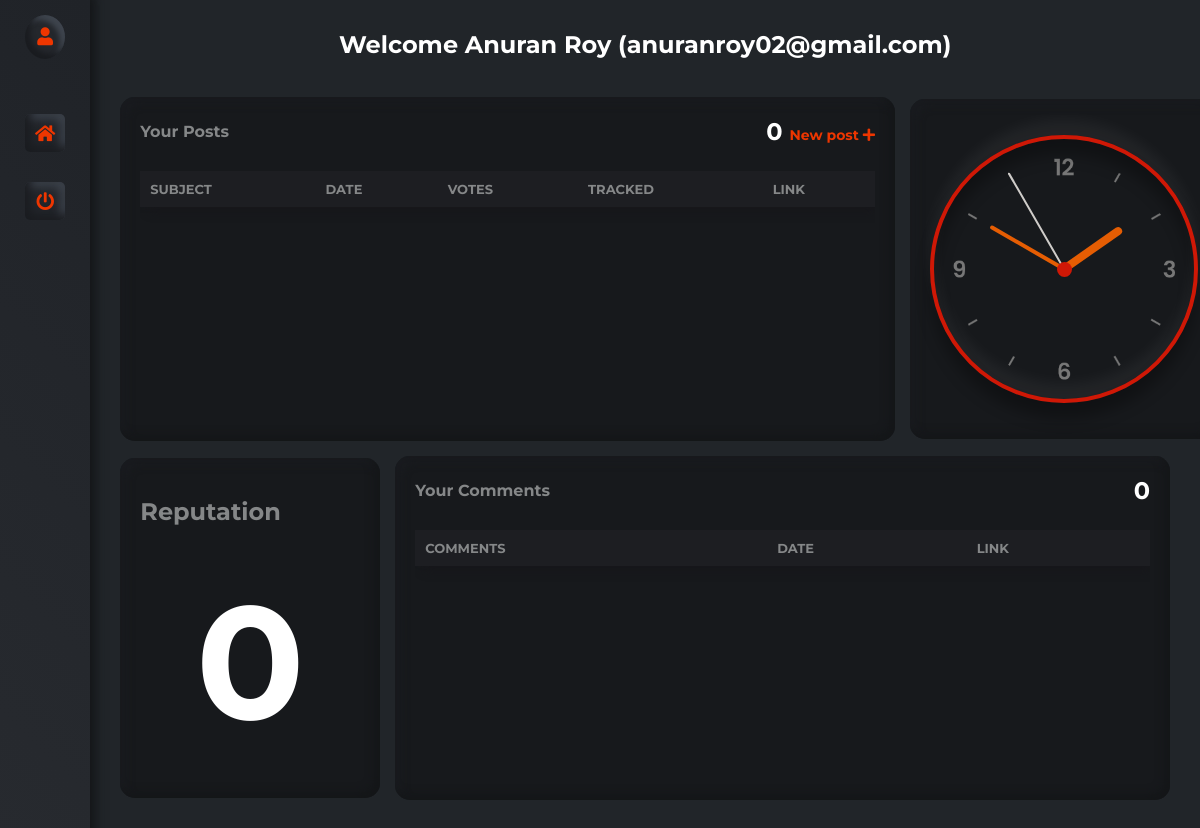
Page /forum/dashboard/ (signed in) on the earlier database version.
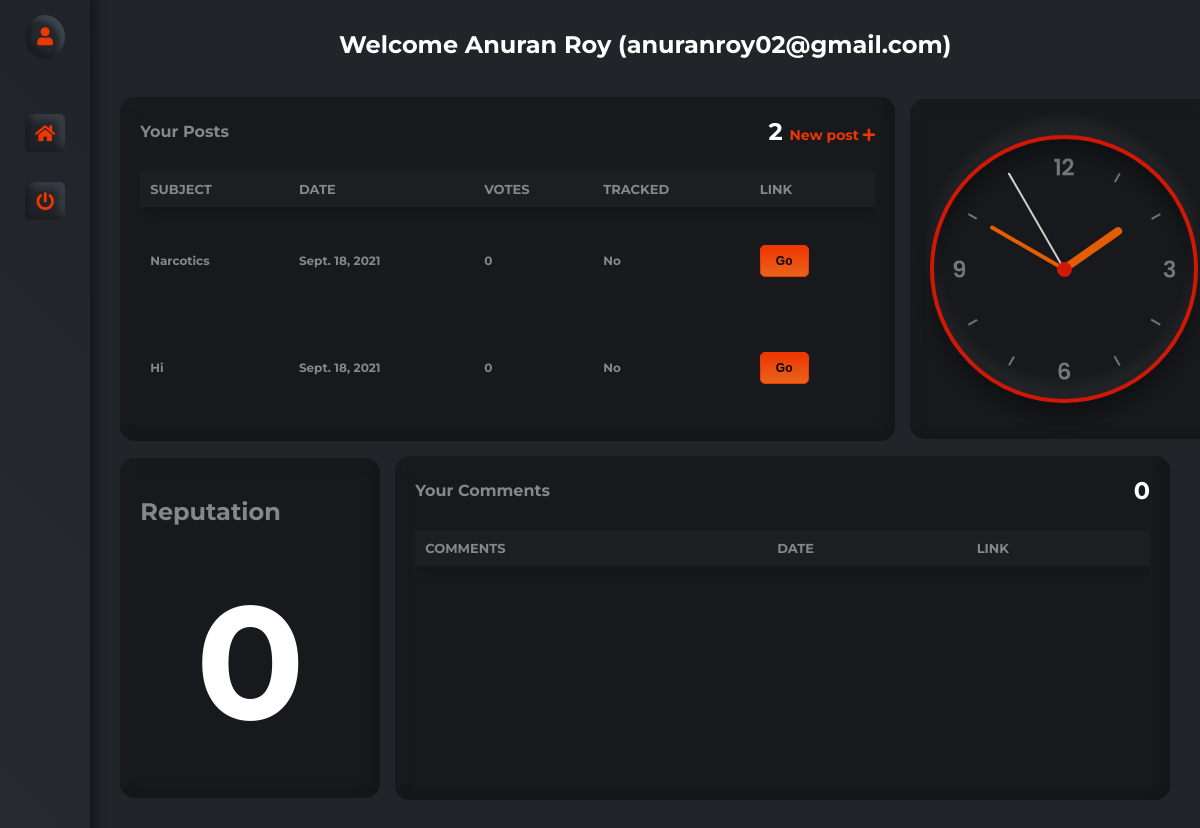
Same page on the later database version.
### forum/models.py (models this page shows, shortened)
class Issue(models.Model):
    sno = models.AutoField(primary_key=True)
    user = models.ForeignKey(User, on_delete=models.CASCADE)
    subject = models.CharField(max_length=100, default="(Not available)")
    summary = models.TextField(max_length=200, default="(Not available)")
    description = models.TextField(max_length=750, default="(Not available)")
    image = models.ImageField(upload_to='forum/images/', blank=True)
    tracked = models.BooleanField(choices=((True, 'Yes'), (False, 'No')), default=False)
    status = models.TextField(max_length=300, default="")
    date = models.DateField(auto_now_add=True)
    author = models.CharField(max_length=50, default="Anonymous")
    slug = models.SlugField(unique=True, max_length=100)
    votes = models.IntegerField(default=0)
    tvotes = models.IntegerField(default=0)
    tags = models.JSONField(default=dict)
    class Meta:
        ordering = ['tvotes', '-votes', '-date']

### forum/views.py (the view, shortened to what this page needs)
# urls.py: path('dashboard/', views.dashboard, name="Dashboard"),
def dashboard(request):
    if request.user.is_authenticated:
        activity = list(Issue.objects.filter(user=request.user))
        data = User.objects.filter(username = request.user.username)
        profile = UserProfile.objects.filter(username = request.user.username).first()
        if request.user.is_superuser:
            return redirect("/admin/")
        isTeacher = False
        if(profile == None):
            profile = TeacherProfile.objects.filter(username = request.user.username).first()
            isTeacher = True
        params = dict(data.values()[0])
        params["activity"] = activity
        params["rollno"] = profile.__dict__["rollno"] if not request.user.is_superuser else "NA"
        params["reputation"] = profile.__dict__["reputation"] if not request.user.is_superuser else "Inf"
        if isTeacher:
            params["tags"] = profile.__dict__["tags"]
        comments_activity = list(Comment.objects.filter(username=request.user.username))
        params["comments"] = comments_activity
        if isTeacher:
            return render(request, 'forum/staff/dashboard.html', params)
        else:
            return render(request, 'forum/student/dashboard.html', params)
    else:
        return redirect('/forum/login')

### forum/templates/forum/student/dashboard.html (shortened to what this page needs)
{% load static %}
<!DOCTYPE html>
<html lang="en">
  <head>
    <link
      rel="stylesheet"
      href="https://cdnjs.cloudflare.com/ajax/libs/font-awesome/5.15.1/css/all.min.css"
    />
    <link rel="stylesheet" href="{% static 'forum/dashboard/styles.css' %}" />
  </head>
  <body>
    <div id="wrapper">
      <div id="sidebar-wrapper">
        <div class="avatar">
          <a href="#" data-toggle="tooltip" data-placement="right" title="Username: {{ username }}, Name: {{ first_name }} {{ last_name }}"><i class="fas fa-user"></i></a>
        </div>
        <ul>
          <li class="active_link">
            <a href="/forum/"><i class="fas fa-home"></i></a>
          </li>
          <li class="active_link">
            <a data-toggle="tooltip" data-placement="right" title="Logout" href="/forum/logout"><i class="fas fa-power-off"></i></a>
          </li>
        </ul>
      </div>
      <div id="page-content-wrapper">
        <p class="row my-4">
        <center><h2 style="color: white;">Welcome {{ first_name }} {{ last_name }} ({{ username }})</h2></center>
        <br>
        <br>
        </p>
        <div class="row">
          <div class="card card1">
            <div class="card1_title_wrapper">
              <h1 class="car1_title">Your Posts</h1>
              <p class="car1_text">
                {{ activity|length }}
                <a href="/forum/newpost/" style="text-decoration: none;"><span class="card1_span"
                  >New post <i class="fas fa-plus"></i
                ></span></a>
              </p>
            </div>
            <div class="card1_table_wrapper card_scroll">
              <table class="card1_table card_scroll" id="PostsTable">
                <thead class="card1_table_head">
                  <tr>
                    <th onclick="sortTable(0,'PostsTable')">Subject</th>
                    <th onclick="sortTable(1,'PostsTable')">Date</th>
                    <th onclick="sortTable(2,'PostsTable')">Votes</th>
                    <th onclick="sortTable(3,'PostsTable')">Tracked</th>
                    <th onclick="sortTable(4,'PostsTable')">Link</th>
                  </tr>
                </thead>
                <tbody class="card1_table_tbody">
                  {% for i in activity %}
                    <tr>
                      <td>{{ i.subject }}</td>
                      <td>{{ i.date }}</td>
                      <td>{{ i.votes }}</td>
                      <td>{{ i.tracked|yesno:"Yes,No" }}</td>
                      <td>
                        <a href="/forum/post/{{ i.slug }}" target="_blank"><button class="btn btn-primary">Go</button></a>
                      </td>
                    </tr>
                  {% endfor %}
                </tbody>
              </table>
            </div>
          </div>
          <div class="card card2">
            <div class="clock" onclick="changeClock()">
              <div class="hour_wrapper">
                <div class="hour" id="hr"></div>
              </div>
              <div class="minute_wrapper">
                <div class="minute" id="mn"></div>
              </div>
              <div class="second_wrapper">
                <div class="second" id="sc"></div>
              </div>
            </div>
          </div>
        </div>
        <div class="row row2">
          <div class="card card3">
            <h2>Reputation</h2>
            <center><p class="car1_text reputation_text">{{reputation}}</p></center>
          </div>
          <div class="card card4">
            <div class="card1_title_wrapper">
              <h1 class="car1_title">Your Comments</h1>
              <p class="car1_text">
                {{ comments|length }}
              </p>
            </div>
            <div class="card1_table_wrapper card_scroll">
              <table class="card1_table card_scroll" id="CommentsTable">
                <thead class="card1_table_head">
                  <tr>
                    <th onclick="sortTable(0,'CommentsTable')">Comments</th>
                    <th onclick="sortTable(1,'CommentsTable')">Date</th>
                    <th onclick="sortTable(2,'CommentsTable')">Link</th>
                  </tr>
                </thead>
                <tbody class="card1_table_tbody card_scroll">
                </tbody>
                </div>
            </div>
          </div>
        </div>
      </div>
  </body>
</html>

### forum/static/forum/dashboard/styles.css (style rules this page uses)
* { margin: 0; }
body { box-sizing: border-box; font-family: "Montserrat", sans-serif; }
#wrapper { overflow-x: hidden; display: flex; background-color: #212529; }
#sidebar-wrapper { min-height: 100vh; -webkit-transition: margin 0.25s ease-out; -moz-transition: margin 0.25s ease-out; -o-transition: margin 0.25s ease-out; transition: margin 0.25s ease-out; background: linear-gradient(45deg, #272a2f, #202328); box-shadow: 5px -5px 10px #131517, -5px 5px 10px #353941; }
#sidebar-wrapper .avatar { display: flex; justify-content: center; align-items: center; padding: 15px 0; }
#sidebar-wrapper .avatar a { padding: 12px; border-radius: 50%; background: #24272c; box-shadow: inset 5px -5px 5px #1a1c20, inset -5px 5px 5px #3e444d; }
#sidebar-wrapper .avatar i { font-size: 18px; color: #ee3600; }
#sidebar-wrapper ul { list-style-type: none; padding: 30px 0; }
#sidebar-wrapper ul li { padding: 10px 25px; margin-bottom: 10px; }
#sidebar-wrapper ul li a { display: flex; justify-content: center; align-items: center; text-decoration: none; padding: 10px; color: #858788; border-radius: 5px; box-shadow: inset 5px -5px 10px #1a1c20, inset -5px 5px 10px #3e444d; }
#sidebar-wrapper ul li a i { font-size: 18px; }
.active_link a { color: #ee3600 !important; }
#page-content-wrapper { min-width: 0; width: 100%; padding: 30px; }
.row { display: flex; align-items: center; }
.card { flex-wrap: wrap; color: #858788; padding: 20px; min-height: 300px; border-radius: 15px; background: #17191c; box-shadow: inset -5px -5px 10px #141618, inset 5px 5px 10px #1a1c20; }
.card1 { min-width: 70%; margin-right: 15px; }
.card1_title_wrapper { display: flex; justify-content: space-between; align-items: center; }
.car1_title { font-size: 16px; font-weight: bold; }
.car1_text { color: #ffffff; font-weight: bold; font-size: 24px; }
.card1_span { color: #ee3600; font-size: 14px; }
.card1_table_wrapper { margin-top: 25px; }
.card1_table { width: 100%; border-collapse: collapse; }
.card1_table_head { text-align: left; border-radius: 10px; background: #1d1e22; box-shadow: 5px 5px 10px #17171b, -5px -5px 10px #232529; }
.card1_table_head tr th { padding: 10px; font-size: 13px; text-transform: uppercase; font-weight: bold; }
.card1_table_tbody tr td { padding: 18px 10px; font-size: 12px; font-weight: bold; }
.card2 { flex: 1; display: flex; justify-content: center; align-items: center; position: relative; }
.card_scroll { overflow-x: hidden; overflow-y: scroll; height: 250px !important; -ms-overflow-style: none; scrollbar-width: none; }
th { cursor: pointer; }
th, td { text-align: left; padding: 16px; }
.reputation_text { font-size: 10rem; }
.clock { width: 260px; height: 260px; display: flex; justify-content: center; align-items: center; background-size: cover; border: 4px solid #cf1806; border-radius: 50%; box-shadow: 0 -15px 15px rgba(255, 255, 255, 0.05), inset 0 -15px 15px rgba(255, 255, 255, 0.05), 0 15px 15px rgba(0, 0, 0, 0.3), inset 0 15px 15px rgba(0, 0, 0, 0.3); }
.clock:before { content: ""; position: absolute; width: 15px; height: 15px; background: #cf1806; border-radius: 50%; z-index: 9999; }
.clock .hour_wrapper, .clock .minute_wrapper, .clock .second_wrapper { position: absolute; }
.clock .hour_wrapper, .hour { width: 140px; height: 140px; }
.clock .minute_wrapper, .minute { width: 170px; height: 170px; }
.clock .second_wrapper, .second { width: 222px; height: 222px; }
.hour, .minute, .second { display: flex; justify-content: center; position: absolute; border-radius: 50%; }
.hour:before { content: ""; position: absolute; width: 8px; height: 70px; background: #e55d03; z-index: 10; border-radius: 6px 6px 0 0; }
.minute:before { content: ""; position: absolute; width: 4px; height: 90px; background: #e55d03; z-index: 11; border-radius: 6px 6px 0 0; }
.second:before { content: ""; position: absolute; width: 2px; height: 115px; background: #cfccc9; z-index: 12; border-radius: 6px 6px 0 0; }
.btn { border-radius: 5px; display: inline-block; cursor: pointer; font-size: 12px; font-weight: bold; padding: 8px 15px; text-decoration: none; }
.btn-primary { background: linear-gradient(to bottom, #ee3800 5%, #e8641c 100%); background-color: #ee3800; border: 1px solid #ee3800; color: #000000; }
.row2 { margin: 15px 0; }
.card3 { flex: 1; margin-right: 15px; display: flex; flex-direction: column; justify-content: space-around; }
.card4 { min-width: 70%; }

Differences in the rows shown:
added Issue: subject "Narcotics", date "Sept. 18, 2021", votes "0", tracked "No"
added Issue: subject "Hi", date "Sept. 18, 2021", votes "0", tracked "No"
Other differences:
{{ activity|length }}: "0" → "2"
